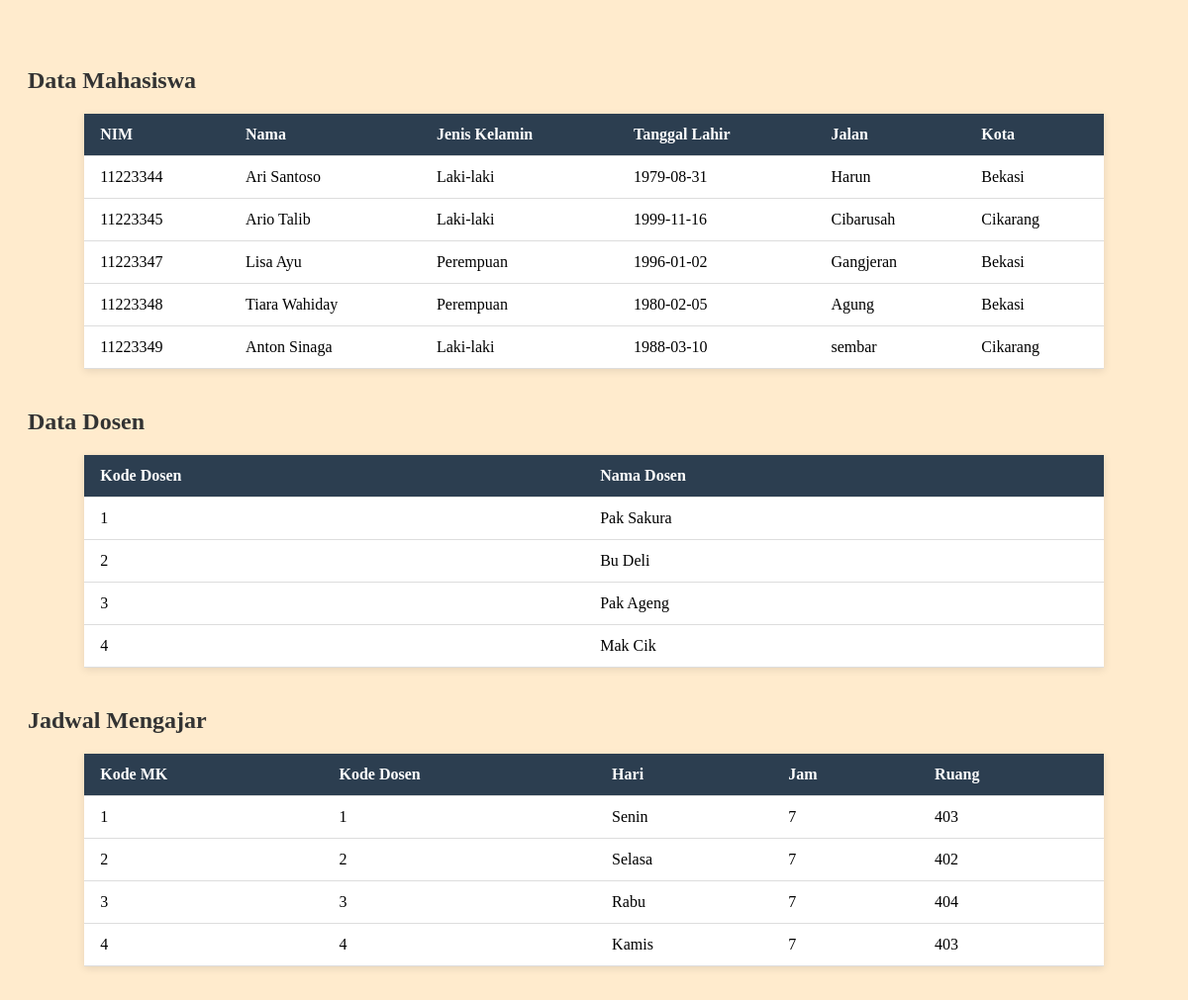
Before: / (upper part) with the older database file.
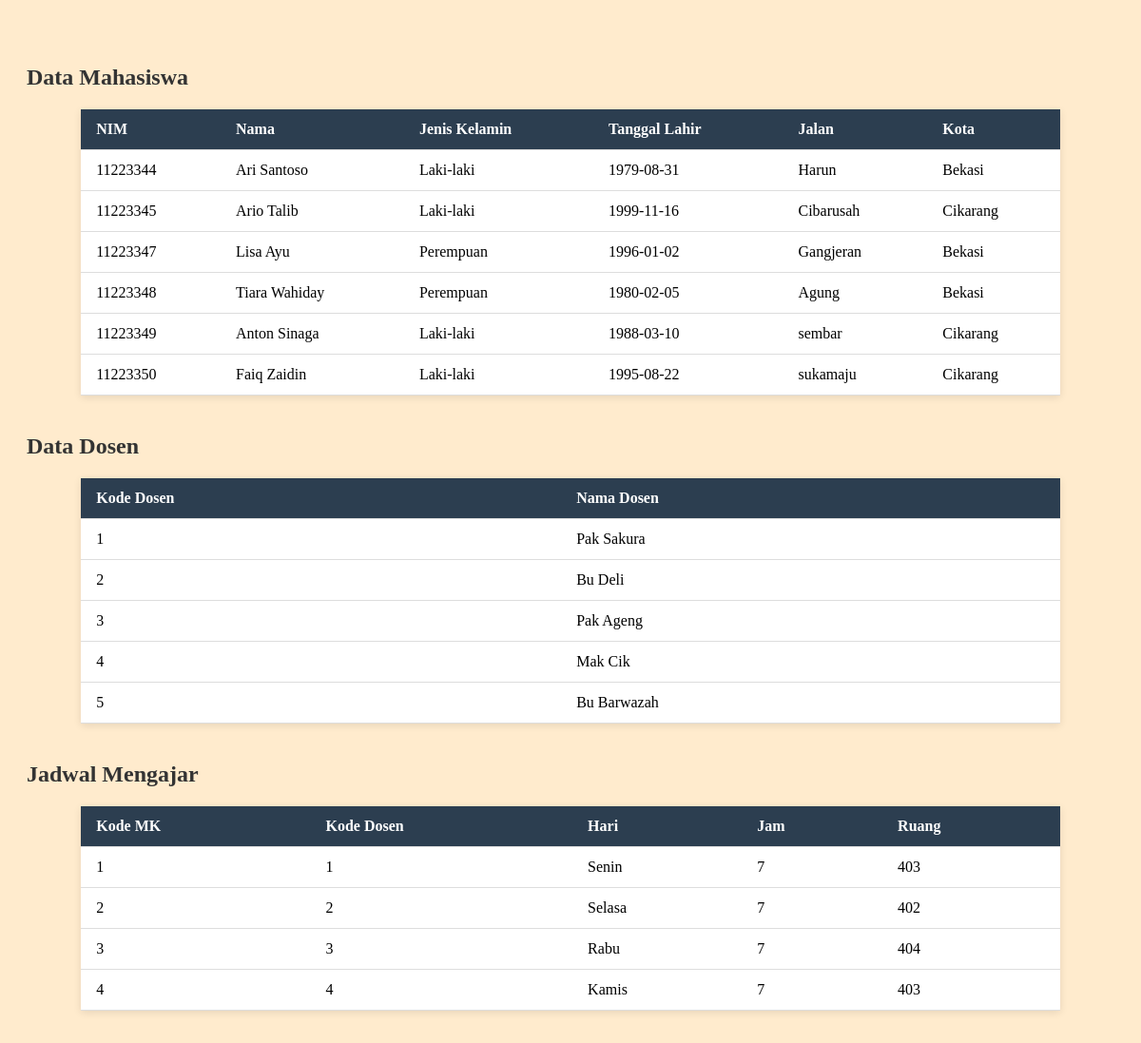
After: the same page with the newer database file.
### tables this page shows
CREATE TABLE `mahasiswa` (
  `nim` int(11) NOT NULL,
  `nama` varchar(20) DEFAULT NULL,
  `jenis_kelamin` varchar(20) DEFAULT NULL,
  `tgl_lahir` varchar(20) DEFAULT NULL,
  `jalan` varchar(20) DEFAULT NULL,
  `kota` varchar(20) DEFAULT NULL,
  `kodepos` varchar(20) DEFAULT NULL,
  `no_hp` int(15) DEFAULT NULL,
  `kd_ds` int(11) DEFAULT NULL
);

CREATE TABLE `dosen` (
  `kd_ds` int(11) NOT NULL,
  `nama` varchar(20) DEFAULT NULL
);

CREATE TABLE `jadwalmengajar` (
  `kd_ds` int(11) NOT NULL,
  `kd_mk` int(11) NOT NULL,
  `hari` varchar(20) DEFAULT NULL,
  `jam` int(11) DEFAULT NULL,
  `ruang` varchar(20) DEFAULT NULL
);

### index.php (the view, shortened to what this page needs)
<?php
include 'koneksi.php';
?>
<!DOCTYPE html>
<html>
<head>
</head>
<body>
<h2>Data Mahasiswa</h2>
<?php
$query = "SELECT * FROM mahasiswa";
$result = mysqli_query($conn, $query);
if (mysqli_num_rows($result) > 0) {
    echo "<table>";
    echo "<tr><th>NIM</th><th>Nama</th><th>Jenis Kelamin</th><th>Tanggal Lahir</th><th>Jalan</th><th>Kota</th></tr>";
    while($row = mysqli_fetch_assoc($result)) {
        echo "<tr>";
        echo "<td>" . htmlspecialchars($row["nim"]) . "</td>";
        echo "<td>" . htmlspecialchars($row["nama"]) . "</td>";
        echo "<td>" . ($row["jenis_kelamin"] == 'Laki-laki' ? 'Laki-laki' : 'Perempuan') . "</td>";
        echo "<td>" . htmlspecialchars($row["tgl_lahir"]) . "</td>";
        echo "<td>" . htmlspecialchars($row["jalan"]) . "</td>";
        echo "<td>" . htmlspecialchars($row["kota"]) . "</td>";
        echo "</tr>";
    }
    echo "</table>";
} else {
    echo "<p>Tidak ada data mahasiswa.</p>";
}
?>
<h2>Data Dosen</h2>
<?php
$query = "SELECT * FROM dosen";
$result = mysqli_query($conn, $query);
if (mysqli_num_rows($result) > 0) {
    echo "<table>";
    echo "<tr><th>Kode Dosen</th><th>Nama Dosen</th></tr>";
    while($row = mysqli_fetch_assoc($result)) {
        echo "<tr>";
        echo "<td>" . htmlspecialchars($row["kd_ds"]) . "</td>";
        echo "<td>" . htmlspecialchars($row["nama"]) . "</td>";
        echo "</tr>";
    }
    echo "</table>";
} else {
    echo "<p class='no-data'>Tidak ada data dosen.</p>";
}
?>
<h2>Jadwal Mengajar</h2>
<?php
$query = "SELECT * FROM jadwalmengajar";
$result = mysqli_query($conn, $query);
if (mysqli_num_rows($result) > 0) {
    echo "<table><tr><th>Kode MK</th><th>Kode Dosen</th><th>Hari</th><th>Jam</th><th>Ruang</th></tr>";
    while ($row = mysqli_fetch_assoc($result)) {
        echo "<tr>
                <td>{$row['kd_mk']}</td>
                <td>{$row['kd_ds']}</td>
                <td>{$row['hari']}</td>
                <td>{$row['jam']}</td>
                <td>{$row['ruang']}</td>
              </tr>";
    }
    echo "</table>";
} else {
    echo "<p class='no-data'>Tidak ada data Jadwal Mengajar.</p>";
}
?>
</body>
</html>

### index.php (style rules this page uses)
body { font-family: 'Times New Roman', sans-serif; background-color: #FFEBCD; padding: 20px; }
h2 { color: #333; margin-top: 40px; }
table { width: 90%; margin: 10px auto 40px auto; border-collapse: collapse; background-color: #fff; box-shadow: 0 2px 8px rgba(0,0,0,0.1); }
th, td { padding: 12px 16px; text-align: left; border-bottom: 1px solid #ddd; }
th { background-color: #2c3e50; color: white; }

Changed rows visible on the page:
added mahasiswa: nim "11223350", nama "Faiq Zaidin", jenis_kelamin "Laki-laki", tgl_lahir "1995-08-22", jalan "sukamaju", kota "Cikarang"
added dosen: kd_ds "5", nama "Bu Barwazah"
